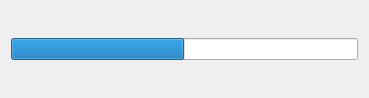
<?xml version="1.0" encoding="UTF-8"?>
<ui version="4.0">
 <class>appFwUpdater</class>
 <widget class="QDialog" name="appFwUpdater">
  <property name="windowModality">
   <enum>Qt::ApplicationModal</enum>
  </property>
  <property name="geometry">
   <rect>
    <x>0</x>
    <y>0</y>
    <width>369</width>
    <height>98</height>
   </rect>
  </property>
  <property name="minimumSize">
   <size>
    <width>369</width>
    <height>98</height>
   </size>
  </property>
  <property name="maximumSize">
   <size>
    <width>369</width>
    <height>98</height>
   </size>
  </property>
  <property name="contextMenuPolicy">
   <enum>Qt::DefaultContextMenu</enum>
  </property>
  <property name="windowTitle">
   <string>SA1350 Firmware Updater</string>
  </property>
  <property name="windowIcon">
   <iconset resource="Resource.qrc">
    <normaloff>:/img/Ti</normaloff>:/img/Ti</iconset>
  </property>
  <property name="modal">
   <bool>true</bool>
  </property>
  <layout class="QVBoxLayout" name="verticalLayout">
   <item>
    <widget class="QProgressBar" name="progressBar">
     <property name="value">
      <number>50</number>
     </property>
     <property name="alignment">
      <set>Qt::AlignCenter</set>
     </property>
     <property name="textVisible">
      <bool>false</bool>
     </property>
     <property name="textDirection">
      <enum>QProgressBar::TopToBottom</enum>
     </property>
    </widget>
   </item>
  </layout>
 </widget>
 <resources>
  <include location="Resource.qrc"/>
 </resources>
 <connections/>
</ui>
